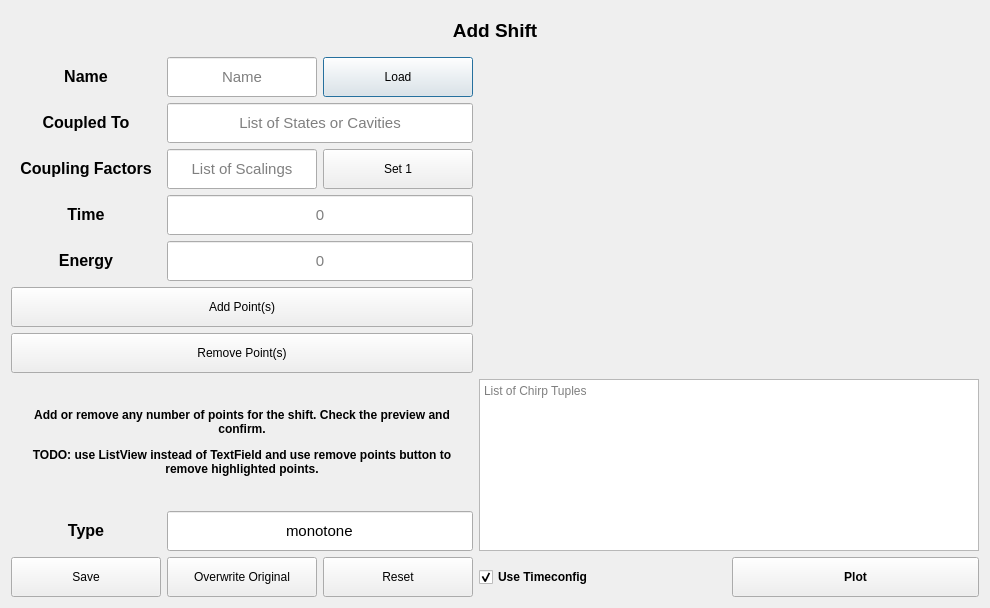
<?xml version="1.0" encoding="UTF-8"?>
<ui version="4.0">
 <class>AddChirp</class>
 <widget class="QDialog" name="AddChirp">
  <property name="geometry">
   <rect>
    <x>0</x>
    <y>0</y>
    <width>986</width>
    <height>608</height>
   </rect>
  </property>
  <property name="windowTitle">
   <string>Dialog</string>
  </property>
  <layout class="QGridLayout" name="gridLayout">
   <item row="0" column="0" colspan="5">
    <widget class="QLabel" name="label_2">
     <property name="minimumSize">
      <size>
       <width>0</width>
       <height>40</height>
      </size>
     </property>
     <property name="maximumSize">
      <size>
       <width>16777215</width>
       <height>40</height>
      </size>
     </property>
     <property name="frameShape">
      <enum>QFrame::NoFrame</enum>
     </property>
     <property name="frameShadow">
      <enum>QFrame::Plain</enum>
     </property>
     <property name="text">
      <string>&lt;html&gt;&lt;head/&gt;&lt;body&gt;&lt;p align=&quot;center&quot;&gt;&lt;span style=&quot; font-size:14pt; font-weight:700;&quot;&gt;Add Shift&lt;/span&gt;&lt;/p&gt;&lt;/body&gt;&lt;/html&gt;</string>
     </property>
    </widget>
   </item>
   <item row="1" column="0">
    <widget class="QLabel" name="label_9">
     <property name="minimumSize">
      <size>
       <width>150</width>
       <height>40</height>
      </size>
     </property>
     <property name="text">
      <string>&lt;html&gt;&lt;head/&gt;&lt;body&gt;&lt;p align=&quot;center&quot;&gt;&lt;span style=&quot; font-size:12pt; font-weight:700;&quot;&gt;Name&lt;/span&gt;&lt;/p&gt;&lt;/body&gt;&lt;/html&gt;</string>
     </property>
    </widget>
   </item>
   <item row="1" column="1">
    <widget class="QLineEdit" name="textinput_name">
     <property name="minimumSize">
      <size>
       <width>150</width>
       <height>40</height>
      </size>
     </property>
     <property name="font">
      <font>
       <pointsize>11</pointsize>
      </font>
     </property>
     <property name="text">
      <string/>
     </property>
     <property name="frame">
      <bool>true</bool>
     </property>
     <property name="alignment">
      <set>Qt::AlignCenter</set>
     </property>
     <property name="placeholderText">
      <string>Name</string>
     </property>
    </widget>
   </item>
   <item row="1" column="2">
    <widget class="QPushButton" name="button_load">
     <property name="minimumSize">
      <size>
       <width>150</width>
       <height>40</height>
      </size>
     </property>
     <property name="text">
      <string>Load</string>
     </property>
    </widget>
   </item>
   <item row="1" column="3" rowspan="6" colspan="2">
    <widget class="PlotWidget" name="plot_chirp" native="true">
     <property name="minimumSize">
      <size>
       <width>500</width>
       <height>0</height>
      </size>
     </property>
    </widget>
   </item>
   <item row="2" column="0">
    <widget class="QLabel" name="label_11">
     <property name="minimumSize">
      <size>
       <width>150</width>
       <height>40</height>
      </size>
     </property>
     <property name="text">
      <string>&lt;html&gt;&lt;head/&gt;&lt;body&gt;&lt;p align=&quot;center&quot;&gt;&lt;span style=&quot; font-size:12pt; font-weight:700;&quot;&gt;Coupled To&lt;/span&gt;&lt;/p&gt;&lt;/body&gt;&lt;/html&gt;</string>
     </property>
    </widget>
   </item>
   <item row="2" column="1" colspan="2">
    <widget class="QLineEdit" name="textinput_states">
     <property name="minimumSize">
      <size>
       <width>150</width>
       <height>40</height>
      </size>
     </property>
     <property name="font">
      <font>
       <pointsize>11</pointsize>
      </font>
     </property>
     <property name="text">
      <string/>
     </property>
     <property name="frame">
      <bool>true</bool>
     </property>
     <property name="alignment">
      <set>Qt::AlignCenter</set>
     </property>
     <property name="placeholderText">
      <string>List of States or Cavities</string>
     </property>
    </widget>
   </item>
   <item row="3" column="0">
    <widget class="QLabel" name="label_13">
     <property name="minimumSize">
      <size>
       <width>150</width>
       <height>40</height>
      </size>
     </property>
     <property name="text">
      <string>&lt;html&gt;&lt;head/&gt;&lt;body&gt;&lt;p align=&quot;center&quot;&gt;&lt;span style=&quot; font-size:12pt; font-weight:700;&quot;&gt;Coupling Factors&lt;/span&gt;&lt;/p&gt;&lt;/body&gt;&lt;/html&gt;</string>
     </property>
    </widget>
   </item>
   <item row="3" column="1">
    <widget class="QLineEdit" name="textinput_state_couplings">
     <property name="minimumSize">
      <size>
       <width>150</width>
       <height>40</height>
      </size>
     </property>
     <property name="font">
      <font>
       <pointsize>11</pointsize>
      </font>
     </property>
     <property name="text">
      <string/>
     </property>
     <property name="frame">
      <bool>true</bool>
     </property>
     <property name="alignment">
      <set>Qt::AlignCenter</set>
     </property>
     <property name="placeholderText">
      <string>List of Scalings</string>
     </property>
    </widget>
   </item>
   <item row="3" column="2">
    <widget class="QPushButton" name="button_setone">
     <property name="minimumSize">
      <size>
       <width>150</width>
       <height>40</height>
      </size>
     </property>
     <property name="text">
      <string>Set 1</string>
     </property>
    </widget>
   </item>
   <item row="4" column="0">
    <widget class="QLabel" name="label_12">
     <property name="minimumSize">
      <size>
       <width>150</width>
       <height>40</height>
      </size>
     </property>
     <property name="text">
      <string>&lt;html&gt;&lt;head/&gt;&lt;body&gt;&lt;p align=&quot;center&quot;&gt;&lt;span style=&quot; font-size:12pt; font-weight:700;&quot;&gt;Time&lt;/span&gt;&lt;/p&gt;&lt;/body&gt;&lt;/html&gt;</string>
     </property>
    </widget>
   </item>
   <item row="4" column="1" colspan="2">
    <widget class="QLineEdit" name="textinput_time">
     <property name="minimumSize">
      <size>
       <width>150</width>
       <height>40</height>
      </size>
     </property>
     <property name="font">
      <font>
       <pointsize>11</pointsize>
      </font>
     </property>
     <property name="text">
      <string/>
     </property>
     <property name="frame">
      <bool>true</bool>
     </property>
     <property name="alignment">
      <set>Qt::AlignCenter</set>
     </property>
     <property name="placeholderText">
      <string>0</string>
     </property>
    </widget>
   </item>
   <item row="5" column="0">
    <widget class="QLabel" name="label_10">
     <property name="minimumSize">
      <size>
       <width>150</width>
       <height>40</height>
      </size>
     </property>
     <property name="text">
      <string>&lt;html&gt;&lt;head/&gt;&lt;body&gt;&lt;p align=&quot;center&quot;&gt;&lt;span style=&quot; font-size:12pt; font-weight:700;&quot;&gt;Energy&lt;/span&gt;&lt;/p&gt;&lt;/body&gt;&lt;/html&gt;</string>
     </property>
    </widget>
   </item>
   <item row="5" column="1" colspan="2">
    <widget class="QLineEdit" name="textinput_energy">
     <property name="minimumSize">
      <size>
       <width>150</width>
       <height>40</height>
      </size>
     </property>
     <property name="font">
      <font>
       <pointsize>11</pointsize>
      </font>
     </property>
     <property name="text">
      <string/>
     </property>
     <property name="frame">
      <bool>true</bool>
     </property>
     <property name="alignment">
      <set>Qt::AlignCenter</set>
     </property>
     <property name="placeholderText">
      <string>0</string>
     </property>
    </widget>
   </item>
   <item row="6" column="0" colspan="3">
    <widget class="QPushButton" name="button_add">
     <property name="minimumSize">
      <size>
       <width>150</width>
       <height>40</height>
      </size>
     </property>
     <property name="text">
      <string>Add Point(s)</string>
     </property>
    </widget>
   </item>
   <item row="7" column="0" colspan="3">
    <widget class="QPushButton" name="button_remove_points">
     <property name="minimumSize">
      <size>
       <width>150</width>
       <height>40</height>
      </size>
     </property>
     <property name="text">
      <string>Remove Point(s)</string>
     </property>
    </widget>
   </item>
   <item row="8" column="0" colspan="3">
    <widget class="QLabel" name="label">
     <property name="lineWidth">
      <number>1</number>
     </property>
     <property name="text">
      <string>&lt;html&gt;&lt;head/&gt;&lt;body&gt;&lt;p align=&quot;center&quot;&gt;&lt;span style=&quot; font-weight:700;&quot;&gt;Add or remove any number of points for the shift. Check the preview and confirm.&lt;/span&gt;&lt;/p&gt;&lt;p align=&quot;center&quot;&gt;&lt;span style=&quot; font-weight:700;&quot;&gt;TODO: use ListView instead of TextField and use remove points button to remove highlighted points.&lt;/span&gt;&lt;/p&gt;&lt;/body&gt;&lt;/html&gt;</string>
     </property>
     <property name="wordWrap">
      <bool>true</bool>
     </property>
     <property name="margin">
      <number>17</number>
     </property>
    </widget>
   </item>
   <item row="8" column="3" rowspan="2" colspan="2">
    <widget class="QTextBrowser" name="text_output_list_of_points">
     <property name="placeholderText">
      <string>List of Chirp Tuples </string>
     </property>
    </widget>
   </item>
   <item row="9" column="0">
    <widget class="QLabel" name="label_15">
     <property name="minimumSize">
      <size>
       <width>150</width>
       <height>40</height>
      </size>
     </property>
     <property name="text">
      <string>&lt;html&gt;&lt;head/&gt;&lt;body&gt;&lt;p align=&quot;center&quot;&gt;&lt;span style=&quot; font-size:12pt; font-weight:700;&quot;&gt;Type&lt;/span&gt;&lt;/p&gt;&lt;/body&gt;&lt;/html&gt;</string>
     </property>
    </widget>
   </item>
   <item row="9" column="1" colspan="2">
    <widget class="QLineEdit" name="textinput_type">
     <property name="minimumSize">
      <size>
       <width>150</width>
       <height>40</height>
      </size>
     </property>
     <property name="font">
      <font>
       <pointsize>11</pointsize>
      </font>
     </property>
     <property name="statusTip">
      <string>Can be either of: gauss, sine</string>
     </property>
     <property name="text">
      <string>monotone</string>
     </property>
     <property name="frame">
      <bool>true</bool>
     </property>
     <property name="alignment">
      <set>Qt::AlignCenter</set>
     </property>
     <property name="placeholderText">
      <string>gauss or sine</string>
     </property>
    </widget>
   </item>
   <item row="10" column="0">
    <widget class="QPushButton" name="button_confirm">
     <property name="minimumSize">
      <size>
       <width>150</width>
       <height>40</height>
      </size>
     </property>
     <property name="text">
      <string>Save</string>
     </property>
    </widget>
   </item>
   <item row="10" column="3">
    <widget class="QCheckBox" name="input_use_timeconfig">
     <property name="minimumSize">
      <size>
       <width>150</width>
       <height>40</height>
      </size>
     </property>
     <property name="font">
      <font>
       <bold>true</bold>
      </font>
     </property>
     <property name="statusTip">
      <string/>
     </property>
     <property name="text">
      <string>Use Timeconfig</string>
     </property>
     <property name="checked">
      <bool>true</bool>
     </property>
    </widget>
   </item>
   <item row="10" column="4">
    <widget class="QPushButton" name="button_plot">
     <property name="minimumSize">
      <size>
       <width>150</width>
       <height>40</height>
      </size>
     </property>
     <property name="font">
      <font>
       <bold>true</bold>
      </font>
     </property>
     <property name="text">
      <string>Plot</string>
     </property>
    </widget>
   </item>
   <item row="10" column="2">
    <widget class="QPushButton" name="button_reset">
     <property name="minimumSize">
      <size>
       <width>150</width>
       <height>40</height>
      </size>
     </property>
     <property name="text">
      <string>Reset</string>
     </property>
    </widget>
   </item>
   <item row="10" column="1">
    <widget class="QPushButton" name="button_confirm_replace">
     <property name="minimumSize">
      <size>
       <width>150</width>
       <height>40</height>
      </size>
     </property>
     <property name="text">
      <string>Overwrite Original</string>
     </property>
    </widget>
   </item>
  </layout>
  <zorder>label_11</zorder>
  <zorder>label_2</zorder>
  <zorder>textinput_name</zorder>
  <zorder>label_9</zorder>
  <zorder>textinput_energy</zorder>
  <zorder>label_10</zorder>
  <zorder>textinput_states</zorder>
  <zorder>label_12</zorder>
  <zorder>textinput_time</zorder>
  <zorder>label_15</zorder>
  <zorder>textinput_type</zorder>
  <zorder>label</zorder>
  <zorder>button_plot</zorder>
  <zorder>plot_chirp</zorder>
  <zorder>input_use_timeconfig</zorder>
  <zorder>button_load</zorder>
  <zorder>button_add</zorder>
  <zorder>button_remove_points</zorder>
  <zorder>text_output_list_of_points</zorder>
  <zorder>label_13</zorder>
  <zorder>textinput_state_couplings</zorder>
  <zorder>button_setone</zorder>
  <zorder>button_reset</zorder>
  <zorder>button_confirm</zorder>
  <zorder>button_confirm_replace</zorder>
 </widget>
 <customwidgets>
  <customwidget>
   <class>PlotWidget</class>
   <extends>QWidget</extends>
   <header location="global">plotwidget.h</header>
   <container>1</container>
  </customwidget>
 </customwidgets>
 <resources/>
 <connections/>
</ui>
